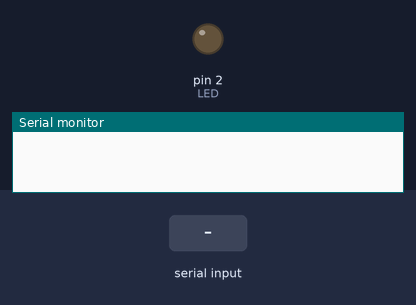
Simulated run of this sketch. Board: Arduino Uno, built with avr-gcc and run on an emulated ATmega328P. On the bench: output pins drawn as LEDs (lit = HIGH), the last lines printed to the serial monitor. The inputs (shaded band) are chosen by the test bench.

Above: at 1.2 s.
1.3 s: "1" received over Serial
At 1.6 s:
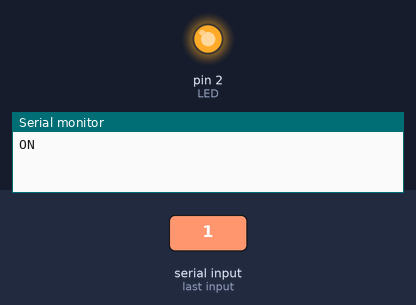
2.8 s: "0" received over Serial
At 3.9 s:
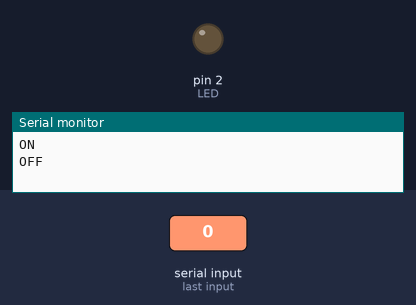
Timing chart, 0 to 5.8 s (numbered marks = the images above; inputs shaded):
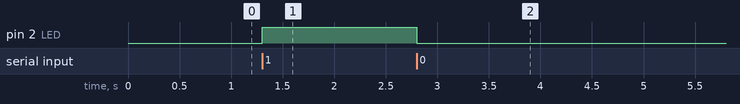

The sketch:

Controlling_Led_by_Serial_Conection_by_Laptop.ino
```cpp
int LED = 2;

void setup()
{
  pinMode(LED, OUTPUT);
  Serial.begin(9600);
}

void loop()
{
  if(Serial.available())
  {
    int state = Serial.read();
    if(state == '1')
    {
      digitalWrite(LED, HIGH);
      Serial.println("ON");
    }
    if(state == '0')
    {
      digitalWrite(LED, LOW);
      Serial.println("OFF");
    }
  }
}
```

Measured:
- after the input at 1.3 s, pin 2 (LED): LOW → HIGH at once
- after the input at 2.8 s, pin 2 (LED): HIGH → LOW at once
